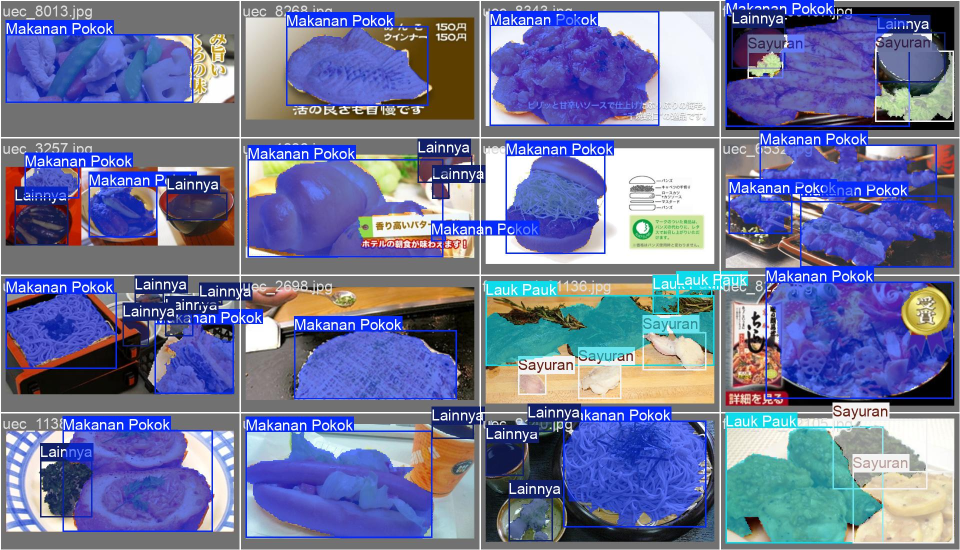
#> input picture isipiringku_v2/val_batch0_labels.jpg, 1920 x 1100 px, found by its file name (shown at 1/2 size); the run also reads 3 pictures not shown here
$ python make_paper_figures.py
#> lines starting #> are read from the running program, lines starting #| are printed output that depends on the picture
"""Generate the manuscript figures (1-10) from the saved experiment artifacts.

Figures are written to ``figures/figure N.png`` at 300 DPI:

* Figure 1  - technical architecture & experimental-workflow block diagram
              (drawn; two-tower layout with nested dashed "× n" groups).
* Figure 2  - Human-in-the-Loop interface schematic (drawn; replace with real
              screenshots if available).
* Figure 3  - training/validation loss curves (from ``runs/seg_main/results.csv``).
* Figure 4  - normalised confusion matrix, internal validation (copied from run).
* Figure 5  - qualitative GT vs prediction, internal validation (composite).
* Figure 6  - normalised confusion matrices, three external sources
              (three separate files: 6.1 FoodSeg103, 6.2 UEC, 6.3 FruitSeg30).
* Figure 7  - mask PR and F1 curves, three external sources
              (tight 3x2 grid, no added text labels).
* Figure 8  - per-class external mask AP50 (from ``per_class_all.csv``).
* Figure 9  - nutrition-label extraction pipeline diagram (drawn).
* Figure 10 - qualitative label-extraction example (input + ROI + fields).

Usage:
    python experiments/scripts/make_paper_figures.py
"""

from __future__ import annotations

import csv
import json
import shutil
from pathlib import Path

import matplotlib
matplotlib.use("Agg")
import matplotlib.pyplot as plt
import numpy as np
from matplotlib.image import imread
from matplotlib.patches import FancyArrowPatch, FancyBboxPatch, Polygon, Rectangle

ROOT = Path(__file__).resolve().parents[2]
SEG = ROOT / "experiments" / "results" / "segmentation"
RUNS = ROOT / "experiments" / "runs" / "seg_main"
OCR_IMG = ROOT / "experiments" / "ocr_data" / "makanan_ringan"
OCR_GRID = ROOT / "experiments" / "results" / "ocr_full_grid" / "predictions.jsonl"
OUT = ROOT / "figures"
OUT.mkdir(exist_ok=True)

GREEN = "#2e7d32"
BLUE = "#1565c0"
ORANGE = "#ef6c00"
PURPLE = "#6a1b9a"
GREY = "#455a64"
LIGHT = "#e8f5e9"
LIGHTB = "#e3f2fd"

CLASS_COLORS = {
    "Staple Food": "#f4a261",
    "Side Dishes": "#e76f51",
    "Vegetables": "#2a9d8f",
    "Fruits": "#e9c46a",
    "Others": "#8d99ae",
}


def save(fig, number: int, dpi: int = 300) -> None:
    path = OUT / f"figure {number}.png"
    fig.savefig(path, dpi=dpi, bbox_inches="tight", facecolor="white")
    plt.close(fig)
    print("wrote", path)


def save_as(fig, name: str, dpi: int = 300) -> None:
    path = OUT / name
    fig.savefig(path, dpi=dpi, bbox_inches="tight", facecolor="white")
    plt.close(fig)
    print("wrote", path)


def _box(ax, x, y, w, h, text, fc, ec, fs=9.5, tc="black"):
    ax.add_patch(
        FancyBboxPatch((x, y), w, h,
                       boxstyle="round,pad=0.008,rounding_size=0.02",
                       linewidth=1.4, edgecolor=ec, facecolor=fc)
    )
    ax.text(x + w / 2, y + h / 2, text, ha="center", va="center",
            fontsize=fs, color=tc, linespacing=1.35)


def _arrow(ax, p1, p2):
    ax.add_patch(FancyArrowPatch(p1, p2, arrowstyle="-|>", mutation_scale=13,
                                 lw=1.4, color="#37474f",
                                 shrinkA=1, shrinkB=1))


def _dgroup(ax, x, y, w, h, color, title=None, fs=8.4):
    """Dashed enclosure, like the repeated-layer groups in a Transformer diagram."""
    ax.add_patch(
        FancyBboxPatch((x, y), w, h,
                       boxstyle="round,pad=0.002,rounding_size=0.012",
                       linewidth=1.4, edgecolor=color, facecolor="none",
                       linestyle=(0, (6, 3)), zorder=0)
    )
    if title:
        ax.text(x + 0.010, y + h - 0.007, title, ha="left", va="top",
                fontsize=fs, color=color, fontweight="bold", zorder=4,
                bbox=dict(fc="white", ec="none", pad=1.4))


# --------------------------------------------------------------------------- #
# Figure 1 - technical architecture & experimental-workflow diagram
# --------------------------------------------------------------------------- #
def figure1():
    fig, ax = plt.subplots(figsize=(14, 12))
    ax.set_xlim(0, 1)
    ax.set_ylim(0, 1)
    ax.axis("off")
    ax.set_title("Healthier system architecture and experimental workflow",
                 fontsize=15, fontweight="bold", pad=14)

    # ---- geometry ---------------------------------------------------------
    LX, LW = 0.020, 0.420
    RX, RW = 0.560, 0.420
    cxL, cxR = LX + LW / 2, RX + RW / 2
    top_in, in_h = 0.980, 0.048
    grp_top, grp_bot = 0.912, 0.280
    bw = LW - 0.048
    bxL, bxR = LX + 0.024, RX + 0.024
    BH, BG = 0.036, 0.011
    cont_top = grp_top - 0.030

    # ---- greyscale palette (matches the reference block diagram) ----------
    IN_F = "#f2f2f2"        # input / lightest fill
    F1, F2, F3, F4 = "#f7f7f7", "#eeeeee", "#e4e4e4", "#d5d5d5"
    E, E2, E3 = "#9e9e9e", "#616161", "#212121"
    TXT = "#000000"

    # ---- inputs -----------------------------------------------------------
    _box(ax, LX, top_in - in_h, LW, in_h,
         "Plate photo — Isi Piringku  (640×640×3)", IN_F, E3, fs=9)
    _box(ax, RX, top_in - in_h, RW, in_h,
         "Nutrition-label photo  (640×640×3)", IN_F, E3, fs=9)
    _arrow(ax, (cxL, top_in - in_h), (cxL, grp_top - 0.004))
    _arrow(ax, (cxR, top_in - in_h), (cxR, grp_top - 0.004))

    # ---- dashed tower enclosures -----------------------------------------
    _dgroup(ax, LX, grp_bot, LW, grp_top - grp_bot, E3,
            "Segmentation network — YOLO11s-seg")
    _dgroup(ax, RX, grp_bot, RW, grp_top - grp_bot, E3,
            "Label extraction — PaddleOCR PP-OCRv4")

    # ---- local drawing helpers -------------------------------------------
    def put(x, y, text, fc, ec, fs=7.4):
        ax.add_patch(FancyBboxPatch(
            (x, y - BH), bw, BH,
            boxstyle="round,pad=0.003,rounding_size=0.010",
            linewidth=1.15, edgecolor=ec, facecolor=fc, zorder=2))
        ax.text(x + bw / 2, y - BH / 2, text, ha="center", va="center",
                fontsize=fs, color=TXT, zorder=3, linespacing=1.2)

    def section(x, ytop, label, color, blocks, fs=7.4):
        y = ytop - 0.019
        for text, fc, ec in blocks:
            put(x, y, text, fc, ec, fs)
            y -= BH + BG
        y += BG
        ybot = y - 0.005
        ax.add_patch(FancyBboxPatch(
            (x - 0.015, ybot), bw + 0.030, ytop - ybot,
            boxstyle="round,pad=0.002,rounding_size=0.010",
            linewidth=1.0, edgecolor=color, facecolor="none",
            linestyle=(0, (2, 2)), zorder=1))
        ax.text(x - 0.010, ytop - 0.004, label, ha="left", va="top",
                fontsize=7.6, color=color, fontweight="bold", zorder=4,
                bbox=dict(fc="white", ec="none", pad=0.9))
        return ybot

    # ---- left tower: segmentation network --------------------------------
    y = section(bxL, cont_top, "Backbone", E2, [
        ("Stem: Conv 3×3 / 2", F1, E2),
        ("P2: Conv / 2 + C3k2", F1, E2),
        ("P3: Conv / 2 + C3k2  →  P3", F1, E2),
        ("P4: Conv / 2 + C3k2  →  P4", F1, E2),
        ("P5: C3k2 + SPPF + C2PSA  →  P5", F1, E2),
    ])
    # "× 3" repeated-stage marker across the P3-P5 stages
    i0, i1 = 2, 4
    mt = cont_top - 0.019 - i0 * (BH + BG) + 0.004
    mb = cont_top - 0.019 - i1 * (BH + BG) - BH - 0.004
    ax.add_patch(FancyBboxPatch(
        (bxL - 0.006, mb), bw + 0.012, mt - mb,
        boxstyle="round,pad=0.001,rounding_size=0.008",
        linewidth=0.9, edgecolor=E, facecolor="none",
        linestyle=(0, (1, 1.8)), zorder=1.5))
    ax.text(bxL + bw + 0.002, mt - 0.003, "× 3", ha="right", va="top",
            fontsize=6.8, color=E2, fontweight="bold", zorder=4)

    y -= 0.022
    y = section(bxL, y, "Neck — PAN-FPN", E2, [
        ("Top-down: Upsample + Concat + C3k2", F2, E2),
        ("Bottom-up: Conv + Concat + C3k2", F2, E2),
    ])
    y -= 0.022
    y = section(bxL, y, "Segment head", E2, [
        ("Detect: box (DFL) + class", F3, E2),
        ("Mask: Proto + coefficients", F3, E2),
    ])
    y -= 0.022
    left_bot = section(bxL, y, "Post-processing", E3, [
        ("Proportion per group (Eq. 1)", F4, E3),
    ])

    # ---- right tower: label extraction -----------------------------------
    y = section(bxR, cont_top, "Preprocessing", E2, [
        ("EXIF auto-orient", F1, E2),
        ("Deskew — Hough transform", F1, E2),
        ("Deglare — Telea inpainting", F1, E2),
        ("CLAHE contrast + ROI crop", F1, E2),
    ])
    y -= 0.022
    y = section(bxR, y, "Recognition — PP-OCRv4", E2, [
        ("Text detection — DB (DBNet)", F2, E2),
        ("Text recognition — CRNN + CTC", F2, E2),
    ])
    y -= 0.022
    y = section(bxR, y, "Layout reconstruction", E2, [
        ("Semantic filter (drop ads/ingredients)", F3, E2),
        ("Fuzzy field mapping (sim ≥ 0.75)", F3, E2),
        ("Grid parser — rows + value columns", F3, E2),
    ])
    y -= 0.022
    right_bot = section(bxR, y, "Output", E3, [
        ("Per-serving nutrient fields", F4, E3),
    ])

    # ---- decision layer ---------------------------------------------------
    band_y, band_h = 0.078, 0.110
    band_top = band_y + band_h
    hx, hw = 0.285, 0.245
    rx, rw = 0.595, 0.200
    fx, fw = 0.850, 0.130
    _box(ax, hx, band_y, hw, band_h,
         "Human-in-the-Loop\nverify masks & values", "#ededed", E3, fs=8.2)
    _box(ax, rx, band_y, rw, band_h,
         "Clinical Rules Engine\nBMR/TDEE + limits", "#e0e0e0", E3, fs=8.2)
    _box(ax, fx, band_y, fw, band_h,
         "Feedback\nSAFE / WARNING /\nDANGER", "#cfcfcf", E3, fs=8.2)

    _arrow(ax, (cxL, left_bot), (hx + 0.060, band_top))
    _arrow(ax, (cxR, right_bot), (hx + 0.185, band_top))
    mid = band_y + band_h / 2
    _arrow(ax, (hx + hw, mid), (rx, mid))
    _arrow(ax, (rx + rw, mid), (fx, mid))

    # ---- experiment annotations ------------------------------------------
    ax.text(0.5, 0.048,
            "Segmentation: 11,684 train / 2,017 internal-val images · YOLO11s-seg · "
            "100 epochs (best 48) · AdamW lr0 = 1×10⁻³ · batch 16 · 640×640 · "
            "internal mask mAP50 71.66%, mAP50-95 56.91%.",
            ha="center", va="center", fontsize=6.9, color="#424242")
    ax.text(0.5, 0.020,
            "External generalisation (5,013 images): mask mAP50 69.15% (UEC) · "
            "63.66% (FoodSeg103) · 17.06% (FruitSeg30).   "
            "Label pilot (n = 6): field accuracy 21.74% → 47.83%.   "
            "Rules verified 36/36 limits, 30/30 decisions.",
            ha="center", va="center", fontsize=6.9, color="#424242")
    save(fig, 1, dpi=200)
#> in save, `fig.savefig(path, dpi=dpi, bbox_inches="tight", facecolor="white")`:
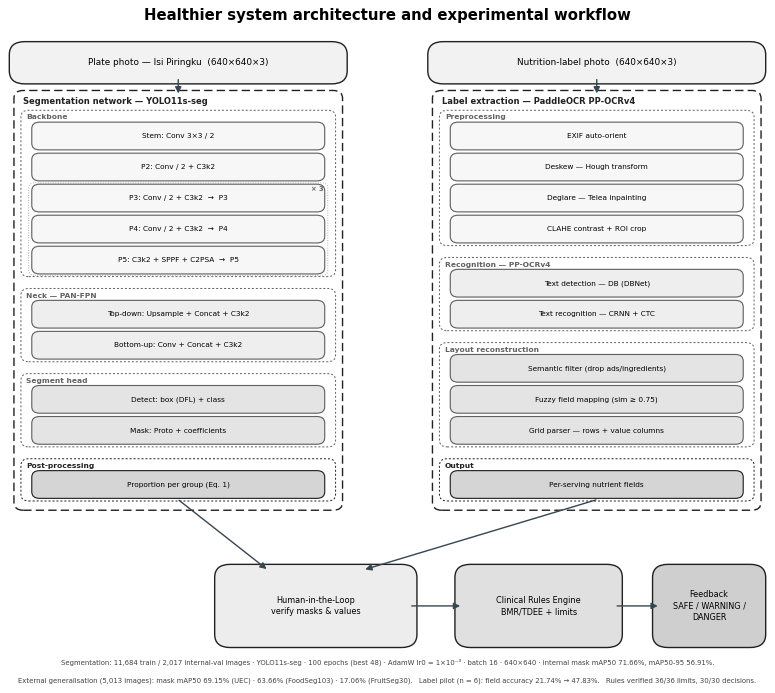
#> figure drawn by matplotlib, 1 panel


# --------------------------------------------------------------------------- #
# Figure 2 - HITL interface schematic
# --------------------------------------------------------------------------- #
def figure2():
    fig, axes = plt.subplots(1, 2, figsize=(12, 4.8))
    for a in axes:
        a.set_xlim(0, 1)
        a.set_ylim(0, 1)
        a.axis("off")

    ax = axes[0]
    ax.set_title("Segmentation editor", fontsize=11, fontweight="bold")
    ax.add_patch(Rectangle((0.06, 0.16), 0.88, 0.68, fill=True,
                           facecolor="#fafafa", edgecolor="#bdbdbd"))
    rng = np.random.default_rng(42)
    centers = [(0.30, 0.58), (0.62, 0.44), (0.48, 0.72)]
    names = ["Staple Food", "Vegetables", "Side Dishes"]
    grey = {"Staple Food": "#bdbdbd", "Vegetables": "#9e9e9e",
            "Side Dishes": "#757575"}
    for (cx, cy), name in zip(centers, names):
        pts = np.array([
            [cx + 0.11 * np.cos(t), cy + 0.09 * np.sin(t)]
            for t in np.linspace(0, 2 * np.pi, 9)[:-1]
        ]) + rng.normal(0, 0.012, (8, 2))
        ax.add_patch(Polygon(pts, closed=True, facecolor=grey[name],
                             edgecolor="#212121", alpha=0.85, lw=1.5))
        ax.text(cx, cy, name.split()[0], ha="center", va="center",
                fontsize=8, color="#212121", fontweight="bold")
    ax.text(0.5, 0.075, "Edit predicted polygons, then confirm",
            ha="center", fontsize=8.5, color="#424242")

    ax = axes[1]
    ax.set_title("Nutrient value verification form", fontsize=11, fontweight="bold")
    fields = [("Energy (kkal)", "110"), ("Total fat (g)", "4"),
              ("Saturated fat (g)", "3"), ("Sodium (mg)", "40"),
              ("Sugar (g)", "10")]
    y0 = 0.80
    for k, (name, val) in enumerate(fields):
        yy = y0 - k * 0.135
        ax.add_patch(Rectangle((0.06, yy), 0.55, 0.10, facecolor="#f5f5f5",
                               edgecolor="#bdbdbd"))
        ax.text(0.09, yy + 0.05, name, va="center", fontsize=8.5)
        ax.add_patch(Rectangle((0.63, yy), 0.31, 0.10, facecolor="#ececec",
                               edgecolor="#616161"))
        ax.text(0.785, yy + 0.05, val, va="center", ha="center", fontsize=9)
    ax.text(0.5, 0.045, "Correct OCR values, then confirm",
            ha="center", fontsize=8.5, color="#424242")

    fig.suptitle("Human-in-the-Loop interfaces (schematic)",
                 fontsize=12, fontweight="bold", y=1.02)
    save(fig, 2)


# --------------------------------------------------------------------------- #
# Figure 3 - loss curves
# --------------------------------------------------------------------------- #
def figure3():
    rows = list(csv.DictReader((RUNS / "results.csv").open(encoding="utf-8")))
    epochs = [int(r["epoch"]) for r in rows]
    losses = [("box_loss", "Box loss"), ("seg_loss", "Segmentation loss"),
              ("cls_loss", "Classification loss"), ("dfl_loss", "DFL loss")]
    fig, axes = plt.subplots(2, 2, figsize=(10, 7))
    for ax, (key, title) in zip(axes.ravel(), losses):
        ax.plot(epochs, [float(r[f"train/{key}"]) for r in rows],
                color=BLUE, lw=1.8, label="train")
        ax.plot(epochs, [float(r[f"val/{key}"]) for r in rows],
                color=ORANGE, lw=1.8, label="val")
        ax.set_title(title)
        ax.set_xlabel("Epoch")
        ax.set_ylabel("Loss")
        ax.grid(alpha=0.3)
    axes[0, 0].legend()
    fig.suptitle("Training and validation loss curves (YOLO11s-seg)",
                 fontsize=12, fontweight="bold")
    fig.tight_layout()
    save(fig, 3)


# --------------------------------------------------------------------------- #
# Figure 4 - internal confusion matrix (copy)
# --------------------------------------------------------------------------- #
def figure4():
    src = RUNS / "confusion_matrix_normalized.png"
    shutil.copyfile(src, OUT / "figure 4.png")
    print("wrote", OUT / "figure 4.png", "(copy of", src.name + ")")


# --------------------------------------------------------------------------- #
# Figure 5 - qualitative GT vs prediction
# --------------------------------------------------------------------------- #
def figure5():
    gt = imread(RUNS / "val_batch0_labels.jpg")
    pr = imread(RUNS / "val_batch0_pred.jpg")
    fig, axes = plt.subplots(2, 1, figsize=(9, 9))
    for ax, img, title in ((axes[0], gt, "Ground truth"),
                           (axes[1], pr, "Prediction")):
        ax.imshow(img)
        ax.set_title(title, fontsize=11, fontweight="bold")
        ax.axis("off")
    fig.suptitle("Qualitative comparison on the internal validation split",
                 fontsize=12, fontweight="bold")
    fig.tight_layout()
    save(fig, 5, dpi=180)


# --------------------------------------------------------------------------- #
# Figure 6 - external confusion matrices (three separate files 6.1 / 6.2 / 6.3)
# --------------------------------------------------------------------------- #
def figure6():
    sources = [("FoodSeg103 (validation)", SEG / "foodseg_val_instance"),
               ("UECFoodPIXCOMPLETE (test)", SEG / "uec_test_instance"),
               ("FruitSeg30", SEG / "fruitseg_instance")]
    for i, (title, folder) in enumerate(sources, start=1):
        fig, ax = plt.subplots(figsize=(6.2, 5.6))
        ax.imshow(imread(folder / "confusion_matrix_normalized.png"))
        ax.set_title(title, fontsize=11, fontweight="bold")
        ax.axis("off")
        fig.tight_layout()
        save_as(fig, f"figure 6.{i}.png", dpi=200)


# --------------------------------------------------------------------------- #
# Figure 7 - mask PR and F1 curves (tight 3x2 grid, no added text labels)
# --------------------------------------------------------------------------- #
def figure7():
    sources = [SEG / "foodseg_val_instance",
               SEG / "uec_test_instance",
               SEG / "fruitseg_instance"]
    panels = {}
    for row, folder in enumerate(sources):
        for col, fname in enumerate(("MaskPR_curve.png", "MaskF1_curve.png")):
            panels[(row, col)] = imread(folder / fname)

    # one common bounding box removes the outer white margin from every panel
    box = None
    for img in panels.values():
        arr = (img[..., :3] * 255).astype(np.uint8)
        ys, xs = np.where((arr < 245).any(axis=2))
        b = (ys.min(), ys.max() + 1, xs.min(), xs.max() + 1)
        box = b if box is None else (min(box[0], b[0]), max(box[1], b[1]),
                                     min(box[2], b[2]), max(box[3], b[3]))
    y0, y1, x0, x1 = box

    fig, axes = plt.subplots(3, 2, figsize=(10, 10))
    for (row, col), img in panels.items():
        axes[row, col].imshow(img[y0:y1, x0:x1], aspect="auto")
        axes[row, col].set_axis_off()
    fig.subplots_adjust(left=0.004, right=0.996, top=0.996, bottom=0.004,
                        wspace=0.02, hspace=0.02)
    save(fig, 7, dpi=200)


# --------------------------------------------------------------------------- #
# Figure 8 - per-class external mask AP50
# --------------------------------------------------------------------------- #
# [73 lines left out: functions figure8, figure9, not called in this run]


# --------------------------------------------------------------------------- #
# Figure 10 - qualitative label extraction
# --------------------------------------------------------------------------- #
STORY_IMAGE = "20241108_132045"          # grid-parser example: 6/7 fields exact
FIELD_ORDER = ["kalori", "lemak_total", "lemak_jenuh", "protein",
               "karbohidrat", "gula", "natrium"]


# [55 lines left out: functions _grid_fields, figure10, not called in this run]


def main():
    figure1()
    figure2()
#> call 2 of save, with number = 2, dpi = 300
#> in save (call 2), `fig.savefig(path, dpi=dpi, bbox_inches="tight", facecolor="white")`:
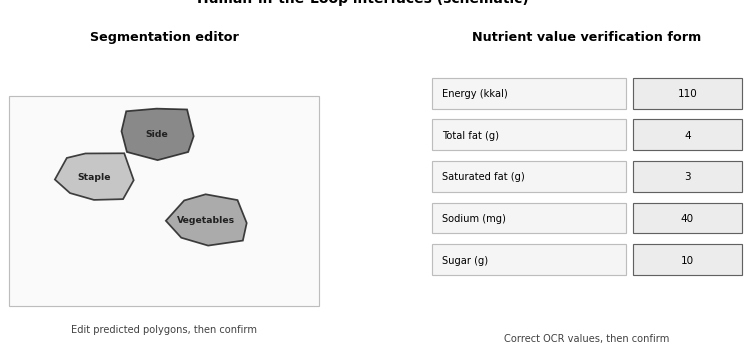
#> figure drawn by matplotlib, 2 panels
    figure3()
#> (reads isipiringku_v2/results.csv from the repository)
#> call 3 of save, with number = 3, dpi = 300
#> in save (call 3), `fig.savefig(path, dpi=dpi, bbox_inches="tight", facecolor="white")`:
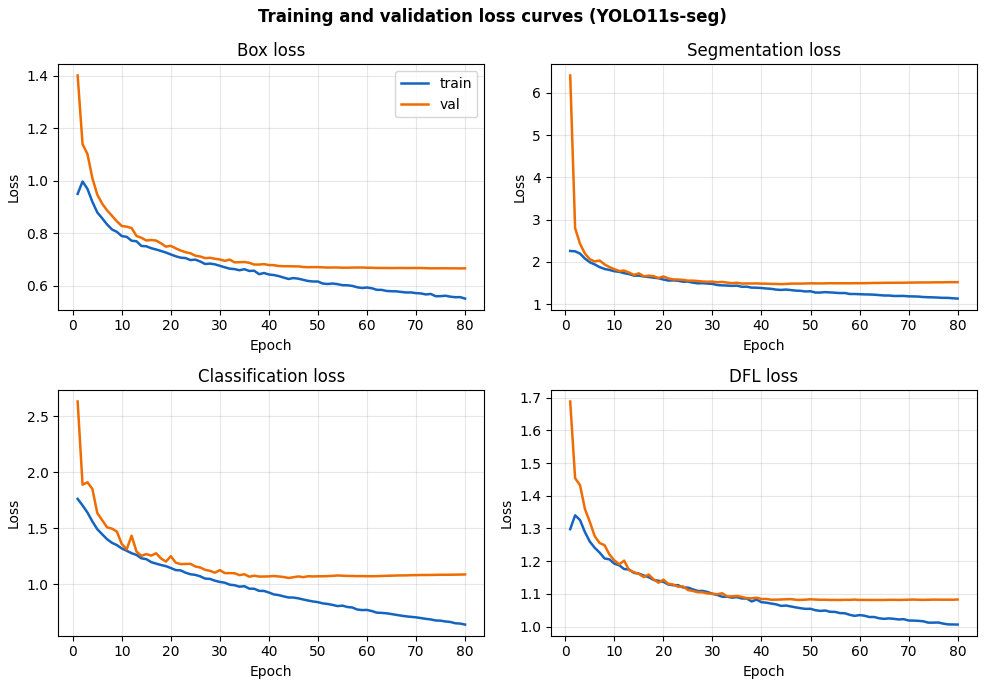
#> figure drawn by matplotlib, 4 panels; panel 1: curve peaks at x = 2, y = 0.997; panel 1: curve peaks at x = 1, y = 1.4; panel 2: curve peaks at x = 1, y = 2.26; panel 2: curve peaks at x = 1, y = 6.41
    figure4()
    figure5()
#> in figure5, gt is the input picture: shape (1100, 1920, 3); mean R, G, B 112.7, 117.9, 155.8
#> (the rest of the program and of its run is left out)
